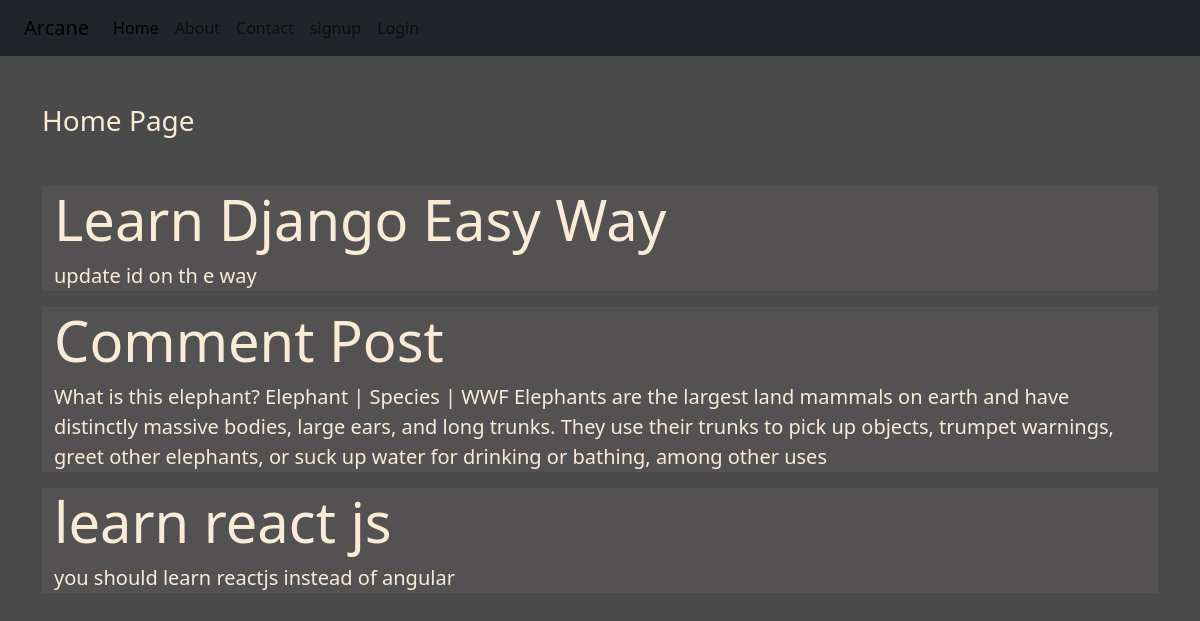
The page / on the database its author committed.
### blog/models.py (models this page shows)
class Post(models.Model):
    title=models.CharField( max_length=250)
    desc=models.TextField()

### blog/views.py (the view)
# urls.py: 2. Add a URL to urlpatterns:  path('', views.home, name='home')
def home(request):
    posts=Post.objects.all()
    return render(request,'blog/home.html',{'posts':posts})

### blog/templates/blog/home.html
{% extends "blog/base.html" %}
{% load static %}
{% block content %}
    <div class="c0l-sm-10">
        <h3 class="tet my-5 ">Home Page </h3>
        {% for posts in posts  %}
        <div class="jumbotron jumbotron-fluid jumbo-color ">
            <div class="container">
              <h1 class="display-4 font-weight-bold  "> {{posts.title}} </h1>
              <p class="lead"> {{posts.desc}} </p>
            </div>
          </div>
        {% endfor %}
    </div>
{% endblock content %}

### blog/static/blog/css/style.css (style rules this page uses)
body { background-color: rgb(75,74,74); color: antiquewhite; }
.jumbo-color { background-color: rgb(83,81,81); }

### rows shown on the page
Post: title "Learn Django Easy Way", desc "update id on th e way"
Post: title "Comment Post", desc "What is this elephant? Elephant | Species | WWF Elephants are the largest land mammals on earth and have distinctly massive bodies, large ears, and long trunks. They use their trunks to pick up objects, trumpet warnings, greet other elephants, or suck up water for drinking or bathing, among other uses"
Post: title "learn react js", desc "you should learn reactjs instead of angular"
